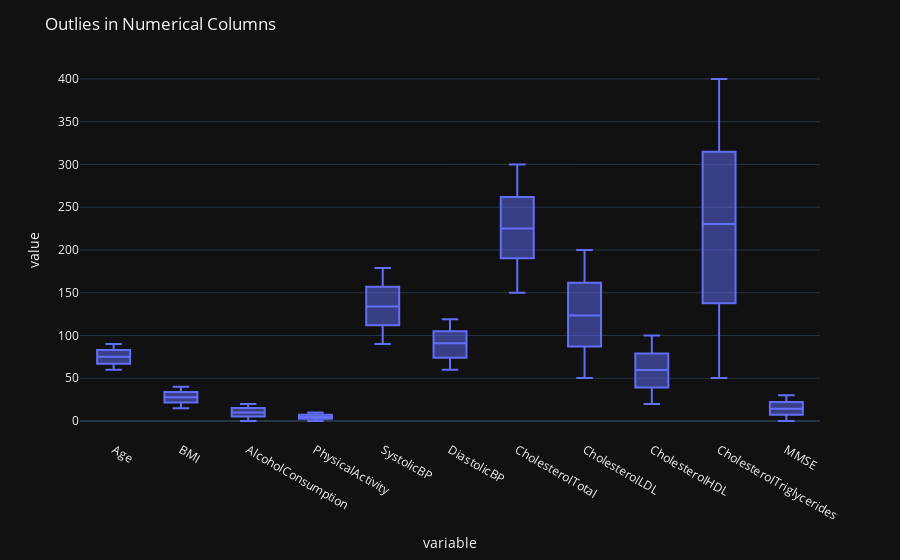

This figure's notebook cell:
### Code cell
# Detecting outliers using Plotly
fig = px.box(data, y=num_columns)
fig.update_layout(title="Outlies in Numerical Columns", template="plotly_dark")
fig.show()

### Figure 1 — Plotly figure (JSON) as saved in the notebook; plotly's stock layout.template omitted (floating-point values rounded to 4 significant figures; data arrays with more than 128 entries replaced by an {"elided": "..."} marker saying what was removed)
{"data": [{"alignmentgroup": "True", "hovertemplate": "variable=%{x}<br>value=%{y}<extra></extra>", "legendgroup": "", "marker": {"color": "#636efa"}, "name": "", "notched": false, "offsetgroup": "", "orientation": "v", "showlegend": false, "type": "box", "x": {"elided": "23639 str values"}, "x0": " ", "xaxis": "x", "y": {"elided": "23639 float values"}, "y0": " ", "yaxis": "y"}], "layout": {"boxmode": "group", "legend": {"tracegroupgap": 0}, "margin": {"t": 60}, "title": {"text": "Outlies in Numerical Columns"}, "xaxis": {"anchor": "y", "domain": [0, 1], "title": {"text": "variable"}}, "yaxis": {"anchor": "x", "domain": [0, 1], "title": {"text": "value"}}}}
